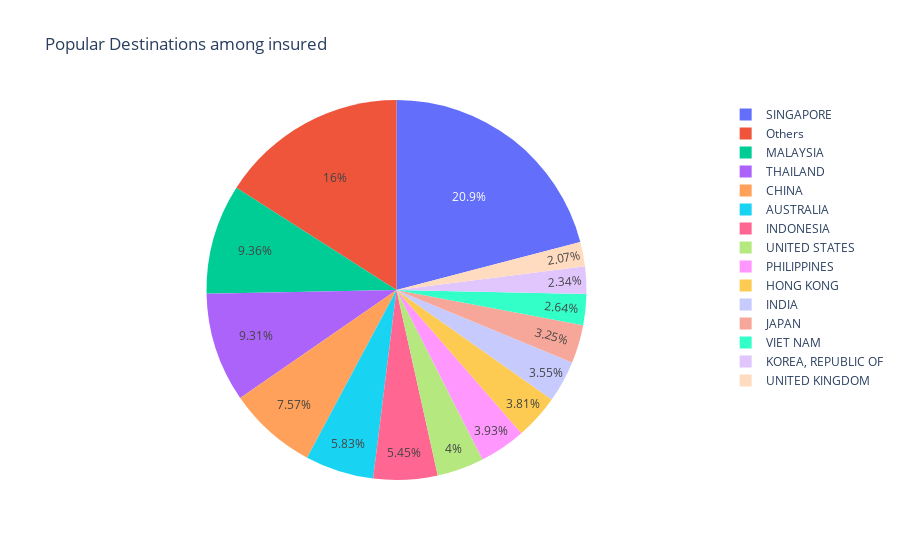

The code cell stored with this chart in its notebook:
### Code cell
df1 = df.groupby(by=["Destination"]).size().reset_index(name="counts")
df1.nlargest(15,['counts'])
df1['DestinationNew'] = np.where(df1['counts']>1090, df1['Destination'], 'Others')
fig = px.pie(df1, values='counts', names='DestinationNew', title='Popular Destinations among insured')
fig.show()

### Figure 1 — Plotly figure (JSON) as saved in the notebook; plotly's stock layout.template omitted (floating-point values rounded to 4 significant figures; data arrays with more than 128 entries replaced by an {"elided": "..."} marker saying what was removed)
{"data": [{"domain": {"x": [0, 1], "y": [0, 1]}, "hovertemplate": "DestinationNew=%{label}<br>counts=%{value}<extra></extra>", "labels": {"elided": "149 str values"}, "legendgroup": "", "name": "", "showlegend": true, "type": "pie", "values": {"elided": "149 int values"}}], "layout": {"legend": {"tracegroupgap": 0}, "title": {"text": "Popular Destinations among insured"}}}
